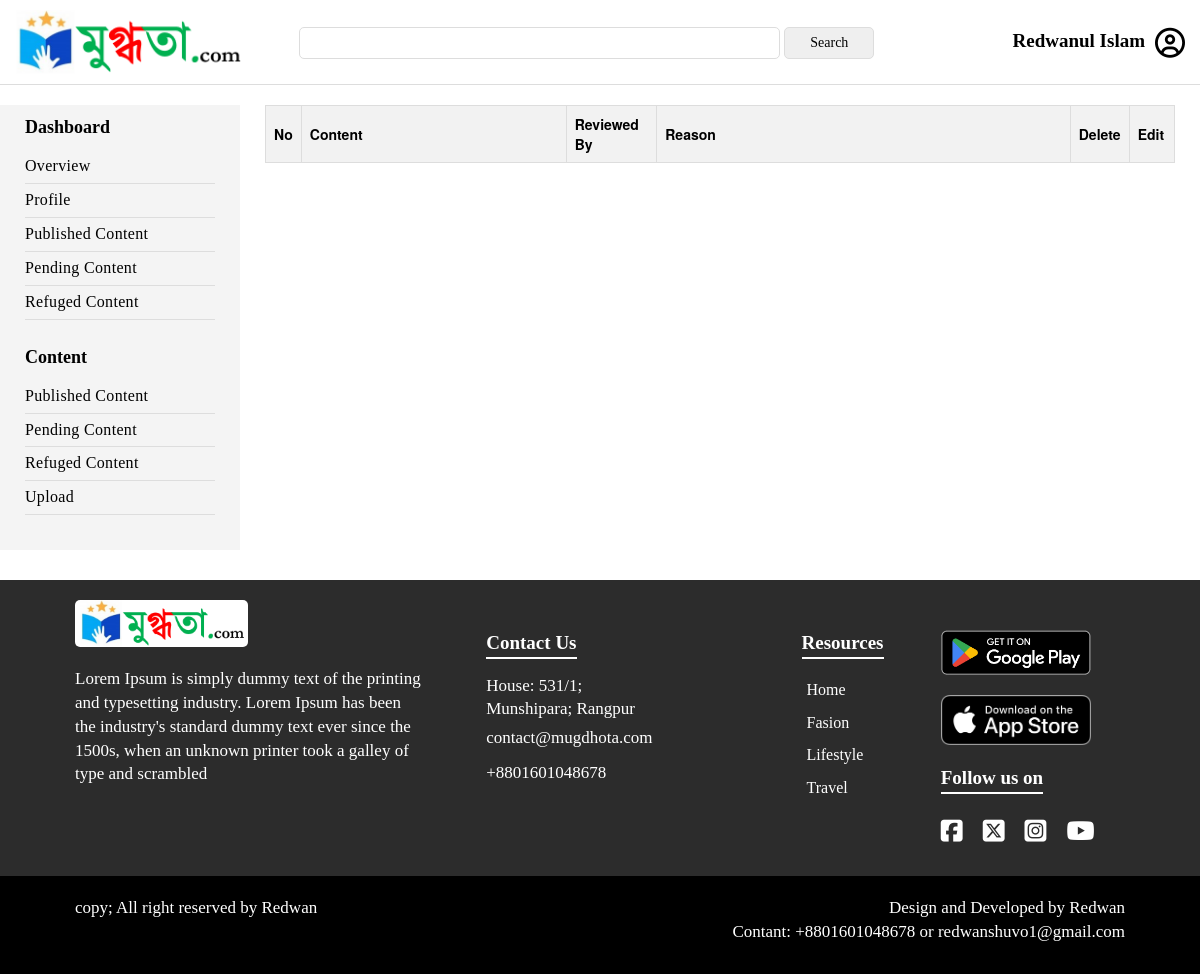
The page /editorial/user-refuged-content/ (signed in) on the database as committed earlier.
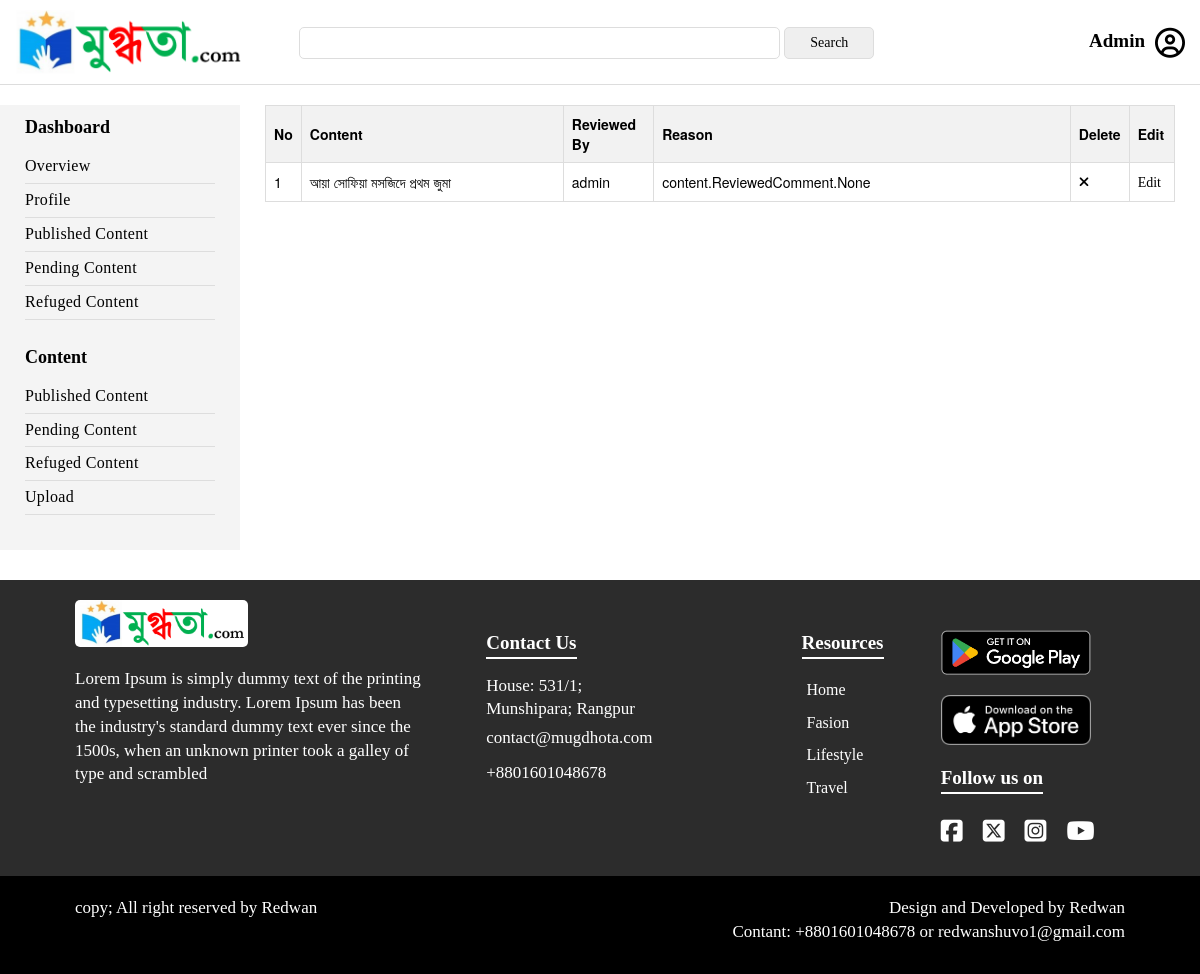
The same page on the database as committed later.
### User/models.py (models this page shows, shortened)
class User(AbstractUser):
    username = models.CharField(max_length=255, unique=True, blank=False)
    name = models.CharField(max_length=255, blank=False, null=False)
    email = models.EmailField()
    phone_validator = RegexValidator(regex=r'^\+?1?\d{11}', message="Phone number must be entered in the format: '01234567899'. Up to 11 digits allowed.")
    phone = models.CharField(validators=[phone_validator], max_length=11, null=False, unique=True)
    bio = models.TextField()
    gender = models.ForeignKey(Gender, on_delete=models.CASCADE, blank=True, null=True)
    joined = models.DateField(auto_now=True)
    is_admin = models.BooleanField(default=False)
    is_editor = models.BooleanField(default=False)
    is_author = models.BooleanField(default=False)
    is_subscriber = models.BooleanField(default=True)
    USERNAME_FIELD = 'phone'

### content/models.py (models this page shows, shortened)
class Content(models.Model):
    category = models.ForeignKey(Category, on_delete=models.PROTECT, blank=False)
    sub_category = models.ForeignKey(SubCategory, on_delete=models.PROTECT, blank=False)
    title = models.CharField(max_length=255, blank=False)
    slug = models.CharField(max_length=255, unique=True, blank=True, null=True)
    author = models.CharField(max_length=255, default="Mugdhota", blank=False)
    content = RichTextUploadingField()
    feature_image = models.ImageField(upload_to='medical_image', blank=True)
    writer = models.ForeignKey(User, on_delete=models.CASCADE, blank=True, null=True)
    approved_by = models.CharField(max_length=255, default="Mugdhota")
    create_at = models.DateTimeField(auto_now_add=True)
    update_at = models.DateTimeField(auto_now=True)
    views = models.IntegerField(default=1)
    status = models.ForeignKey(ContentStatus, on_delete=models.CASCADE, blank=True, null=True, default=2)
    tags = models.ManyToManyField(Tag, blank=True)
    reviewed_by = models.CharField(max_length=255, blank=True, null=True)

### editorial_body/views.py (the view)
# urls.py: path('user-refuged-content/', views.user_refuged_content, name='user_refuged_content'),
@login_required(login_url='log_in')
@user_passes_test(is_editor)
def user_refuged_content(request):
    all_posts = Content.objects.filter(status=3)
    count = len(all_posts)
    context = {
        'all_posts': all_posts,
        'count': count,
    }
    return render(request, 'm_refuged_content.html', context)

### editorial_body/views.py (called while the page is built)
def is_editor(user):
    return user.is_authenticated and user.is_editor

### editorial_body/templates/m_refuged_content.html (shortened to what this page needs)
{% extends 'm_main.html' %}
{% load static %}
{% block content %}
<div class="container_full">
    <div class="container" style="width:100%">
        <div class="cnt_management_page flex">
            <div class="writer_menu width_20">
                {% include 'm_nav.html' %}
            </div>
            <div class="user_profile_section width_80">
                <div class="user_profile">
                    <div class="user_content refuge_user_content" style="width:100%">
                        <table>
                            <tr>
                                <th style="width:3%">No</th>
                                <th style="width:30%">Content</th>
                                <th style="width:10%">Reviewed By</th>
                                <th style="width:47%">Reason</th>
                                <th style="width:5%">Delete</th>
                                <th style="width:5%">Edit</th>
                            </tr>
                            {% for post in all_posts %}
                                <tr>
                                    <td>{{ forloop.counter }}</td>
                                    <td>{{ post.title }}</td>
                                    <td>{{ post.reviewed_by }}</td>
                                    <td>{{ post.reviewed_comments }}</td>
                                    <td><a href="{% url 'deletecontent' post.slug %}"><i class="fa-solid fa-xmark"></i></a></td>
                                    <td><a href="{% url 'editorial_edit_content' post.slug %}">Edit</a></td>
                                </tr>
                            {% endfor %}
                        </table>
                    </div>
                </div>
            </div>
        </div>
    </div>
</div>
{% endblock content %}

### templates/m_main.html (shortened to what the changed rows need)
<!DOCTYPE html>
<html lang="en">
<head>
    {% load static %}
    <link rel="stylesheet" href="{% static 'assets/css/bootstrap.min.css' %}">
    <link rel="stylesheet" href="assets/css/flexslider.css" type="text/css" media="screen">
    <link rel="stylesheet" href="{% static 'style.css' %}">
    <link rel="stylesheet" href="{% static 'cmn-style.css' %}">
    <link rel="stylesheet" href="{% static 'responsive.css' %}">
    <link rel="stylesheet" type="text/css" href="https://cdnjs.cloudflare.com/ajax/libs/slick-carousel/1.8.1/slick.min.css" />
</head>
<body>
    <div class="container_header">
        <div class="container" style="width:100%">
            <div id="header">
                <div class="header_section">
                    <div class="mugdhota_web_info_right desk">
                        <div class="user_info flex">
                            {% if request.user.is_authenticated %}
                            {% if user.is_editor %}
                                    <a href="{% url 'management_dashboard' request.user.username %}">
                                        <h2>{{request.user.name}}</h2>
                                        <i class="fa fa-user-circle-o"></i>
                                    </a>
                                {% else %}
                                    <a href="{% url 'user_dashboard' request.user.username %}">
                                        <h2>{{request.user.name}}</h2>
                                        <i class="fa fa-user-circle-o"></i>
                                    </a>
                                {% endif %}
                            {% else %}
                            <a href="{% url 'log_in' %}">
                                <span>Log-in</span>
                                <i class="fa fa-user-circle-o"></i>
                            </a>
                            {% endif %}
                        </div>
                    </div>
                </div>
            </div>
        </div>
    </div>
    {% block content %}
    {% endblock content %}
    <div class="container_full footer_bg">
        <div class="container">
            <div class="footer flex">
                <div class="single_footer">
                    <div class="sng_footer_cnt footer_child_f_right f_cnt" style="margin-left:75px">
                        <h2>Contact Us</h2>
                    </div>
                </div>
                <div class="single_footer">
                    <div class="sng_footer_cnt footer_child_f_right">
                        <h2>Resources</h2>
                    </div>
                </div>
                <div class="single_footer">
                    <div class="sng_footer_cnt footer_child_f_right">
                        <div class="follow_us">
                            <h2 style="color:#fff">Follow us on</h2>
                        </div>
                    </div>
                </div>
            </div>
        </div>
    </div>
</body>
</html>

Rows that differ between the two databases and show on the page:
changed User: user.name "Redwanul Islam" → "Admin"
added Content: title "আয়া সোফিয়া মসজিদে প্রথম জুমা", reviewed_by "admin", reviewed_comments "content.ReviewedComment.None"
